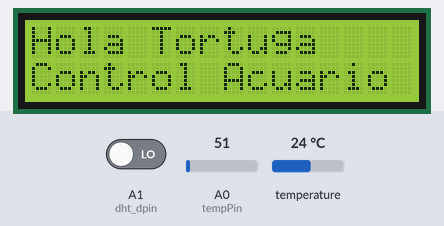
Recording of a sketch running on a simulated Arduino Uno, built with avr-gcc and run on an emulated ATmega328P. On the bench: 16×2 character LCD. The test bench sets the inputs (shaded band); at power-on: temperature 24 °C, A0 (tempPin) = 51, A1 (dht_dpin) LOW. The local clock reads 2024-03-15 10:24:30 at power-on unless the sketch sets it; what the sketch prints to the serial monitor is not drawn.

Above: at 2.7 s.
At 5.8 s:
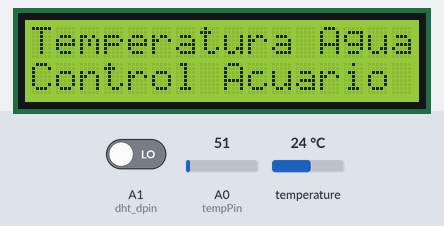
5.9 s: temperature set to 12 °C
At 7.2 s:
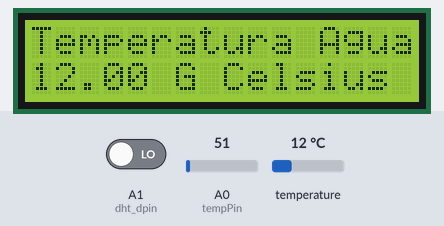
14.7 s: temperature set to 19 °C
At 17.4 s:
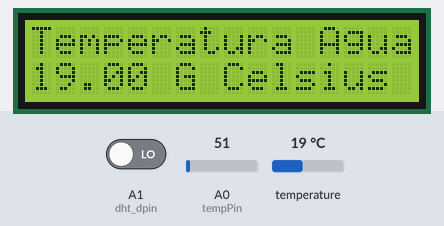
19.9 s: temperature set to 28 °C
At 22.5 s:
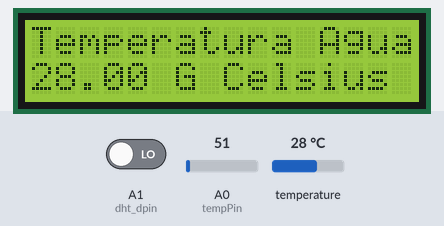
Timing chart, 0 to 24.0 s (numbered marks = the images above; inputs shaded):
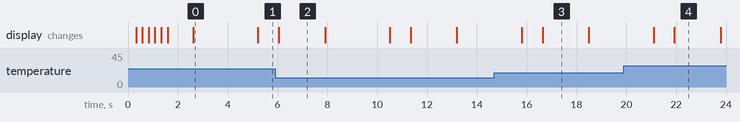

The sketch:

temrtcds18b20lcdi2cdth.ino
```cpp
/*-----( Import needed libraries )-----*/
#include <Wire.h>  // Comes with Arduino IDE
#include <LiquidCrystal_I2C.h>
#include <stdio.h>
#include <string.h>
#include <DS1302.h>
#include <OneWire.h>
#include <DallasTemperature.h>
//* #include <time.h>*/


/* Set the appropriate digital I/O pin connections */
uint8_t CE_PIN   = 5; //Pin RST
uint8_t IO_PIN   = 6; //Pin DAT
uint8_t SCLK_PIN = 7; //Pin CLK

#define dht_dpin A1
#define ONE_WIRE_BUS 9

/* Create buffers */
char buf[50];
char day[50];
char hora[50];
byte bGlobalErr;
byte dht_dat[5];

DS1302 rtc(CE_PIN, IO_PIN, SCLK_PIN);


/*-----( Declare Constants )-----*/
/*-----( Declare objects )-----*/
// set the LCD address to 0x27 for a 16 chars 2 line display
// Set the pins on the I2C chip used for LCD connections:
//                    addr, en,rw,rs,d4,d5,d6,d7,bl,blpol
LiquidCrystal_I2C lcd(0x27, 2, 1, 0, 4, 5, 6, 7, 3, POSITIVE);  // Set the LCD I2C address
OneWire oneWire(ONE_WIRE_BUS);
DallasTemperature sensors(&oneWire);
/*-----( Declare Variables )-----*/
//NONE
// Declaracion de variables

void print_time()
{
  /* Get the current time and date from the chip */
  Time t = rtc.time();


  /* Name the day of the week */
  memset(day, 0, sizeof(day));  /* clear day buffer */
  switch (t.day) {
    case 1:
      strcpy(day, "Domingo");
      break;
    case 2:
      strcpy(day, "Lunes");
      break;
    case 3:
      strcpy(day, "Martes");
      break;
    case 4:
      strcpy(day, "Miercoles");
      break;
    case 5:
      strcpy(day, "Jueves");
      break;
    case 6:
      strcpy(day, "Viernes");
      break;
    case 7:
      strcpy(day, "Sabado");
      break;
  }

  /* Format the time and date and insert into the temporary buffer */
  snprintf(buf, sizeof(buf), "%s %02d-%02d",
           day,
           t.date, t.mon);
//fecha= t.date;

  /* Print the formatted string to serial so we can see the time */
 // Serial.println(buf);

  snprintf(hora, sizeof(hora), "%s %02d:%02d:%02d",
            "son las ",
           t.hr, t.min, t.sec);
  // Serial.println(buf);
}


float tempC;
int tempPin = 0; // Definimos la entrada en pin A0


void setup()   /*----( SETUP: RUNS ONCE )----*/
{
  Serial.begin(9600);  // Used to type in characters
sensors.begin();
  lcd.begin(16,2);   // initialize the lcd for 16 chars 2 lines, turn on backlight

// ------- Quick 3 blinks of backlight  -------------
  for(int i = 0; i< 3; i++)
  {
    lcd.backlight();
    delay(250);
    lcd.noBacklight();
    delay(250);
  }
  lcd.backlight(); // finish with backlight on

//-------- Write characters on the display ------------------
// NOTE: Cursor Position: (CHAR, LINE) start at 0
  lcd.setCursor(0,0); //Start at character 4 on line 0
  lcd.print("Hola Tortuga");
  delay(1000);
  lcd.setCursor(0,1);
  lcd.print("Control Acuario"); // Print text on second line
  delay(1000);

// Wait and then tell user they can start the Serial Monitor and type in characters to
// Display. (Set Serial Monitor option to "No Line Ending")
/*  lcd.clear();
  lcd.setCursor(0,0); //Start at character 0 on line 0
  lcd.print("Use Serial Mon");
  lcd.setCursor(0,1);
  lcd.print("Type to display"); */

InitDHT();

Serial.begin(9600);

//delay(300);

//Serial.println("Humedad y Temperatura");

//delay(700);


}/*--(end setup )---*/


void loop()   /*----( LOOP: RUNS CONSTANTLY )----*/
{

  sensors.requestTemperatures();


   ReadDHT();

  switch (bGlobalErr){

     case 0:

lcd.setCursor(0,0); //Start at character 4 on line 0
  lcd.print("Humedad Actual");
  delay(1000);
lcd.setCursor(0,1);
 lcd.print("                ");
 lcd.setCursor(0,1);
 //Serial.print("Humedad Actual   ");
lcd.print(dht_dat[0], DEC);
 //lcd.print(".");
 //Serial.print(dht_dat[1], DEC);
 lcd.print("%  ");
delay(1000);
 lcd.setCursor(0,0);
 lcd.print("temperatura aire");
lcd.setCursor(0,1);
 lcd.print("                ");
 lcd.setCursor(0,1);
 lcd.print(dht_dat[2], DEC);
 //lcd.print(".");
 //lcd.print(dht_dat[3], DEC);
 lcd.println(" G Celsius  ");
 delay(800);
 delay(200);

        break;

     case 1:

        Serial.println("Error 1: DHT start condition 1 not met.");

        break;

     case 2:

        Serial.println("Error 2: DHT start condition 2 not met.");

        break;

     case 3:

        Serial.println("Error 3: DHT checksum error.");

        break;

     default:

        Serial.println("Error: Unrecognized code encountered.");

        break;

      }

  delay(800);


  // Lee el valor desde el sensor
    tempC = analogRead(tempPin);

    // Convierte el valor a temperatura
  //  tempC = ((5.0 * tempC * 100.0)/1024.0)+2.5;
   lcd.setCursor(0,0); //Start at character 4 on line 0

  lcd.print("Temperatura Agua    ");
  delay(800);
  lcd.setCursor(0,1);
  //lcd.print(tempC);
  lcd.print(sensors.getTempCByIndex(0));
  lcd.print(" G Celsius "); // Print text on second line
  Serial.print("xyz123 ");
  Serial.print(sensors.getTempCByIndex(0));
  Serial.println("");
  delay(1000);

   print_time();
  delay(800);


  lcd.setCursor(0,0);
  lcd.print("                ");
  lcd.setCursor(0,0);
  lcd.print(buf);


  lcd.setCursor(0,1);
  lcd.print("                ");
  lcd.setCursor(0,1);
  lcd.print(hora);

//   Serial.println(buf);
//   Serial.println(hora);

  delay (1000);
 // Serial.println(day);
  {
    // when characters arrive over the serial port...
    if (Serial.available()) {
      // wait a bit for the entire message to arrive
      delay(100);
      // clear the screen
      //lcd.clear();
      // read all the available characters
      while (Serial.available() > 0) {
        // display each character to the LCD
        //lcd.write(Serial.read());
      }
    }
  }


}/* --(end main loop )-- */

void InitDHT(){

   pinMode(dht_dpin,OUTPUT);

        digitalWrite(dht_dpin,HIGH);

}


void ReadDHT(){

bGlobalErr=0;

byte dht_in;

byte i;

digitalWrite(dht_dpin,LOW);

delay(20);


digitalWrite(dht_dpin,HIGH);

delayMicroseconds(40);

pinMode(dht_dpin,INPUT);

//delayMicroseconds(40);

dht_in=digitalRead(dht_dpin);


if(dht_in){

   bGlobalErr=1;

   return;

   }

delayMicroseconds(80);

dht_in=digitalRead(dht_dpin);


if(!dht_in){

   bGlobalErr=2;

   return;

   }

delayMicroseconds(80);

for (i=0; i<5; i++)

   dht_dat[i] = read_dht_dat();

pinMode(dht_dpin,OUTPUT);

digitalWrite(dht_dpin,HIGH);

byte dht_check_sum =

       dht_dat[0]+dht_dat[1]+dht_dat[2]+dht_dat[3];

if(dht_dat[4]!= dht_check_sum)

   {bGlobalErr=3;}

};


byte read_dht_dat(){

  byte i = 0;

  byte result=0;

  for(i=0; i< 8; i++){

      while(digitalRead(dht_dpin)==LOW);

      delayMicroseconds(30);

      if (digitalRead(dht_dpin)==HIGH)

     result |=(1<<(7-i));

    while (digitalRead(dht_dpin)==HIGH);

    }

  return result;

}


/* ( THE END ) */
```

Measured:
- what the display in image 0 shows lasts 2.6 s, from 2.6 s to 5.2 s
- what the display in image 2 shows lasts 1.9 s, from 6.0 s to 7.9 s
